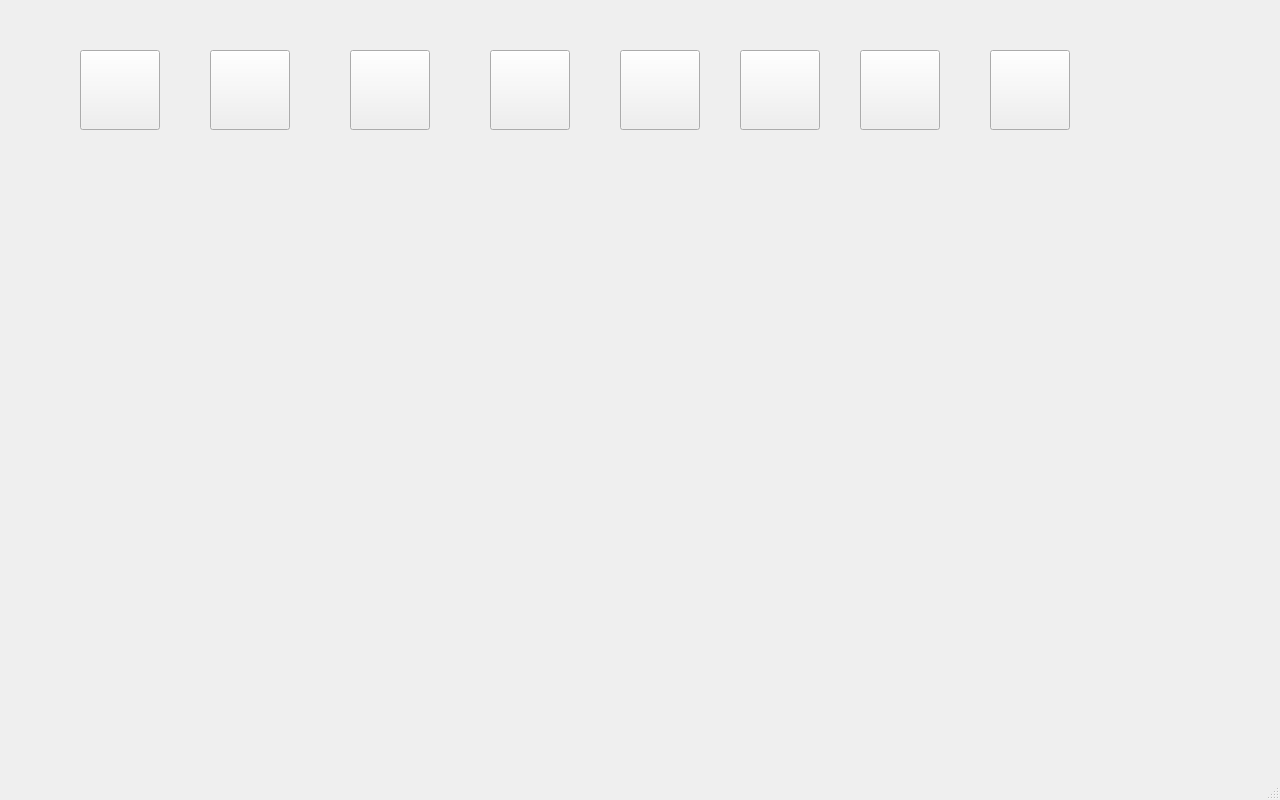
<?xml version="1.0" encoding="UTF-8"?>
<ui version="4.0">
 <class>imageview</class>
 <widget class="QMainWindow" name="imageview">
  <property name="geometry">
   <rect>
    <x>0</x>
    <y>0</y>
    <width>1280</width>
    <height>800</height>
   </rect>
  </property>
  <property name="windowTitle">
   <string>MainWindow</string>
  </property>
  <widget class="QWidget" name="centralwidget">
   <widget class="QPushButton" name="pushButton_7">
    <property name="geometry">
     <rect>
      <x>990</x>
      <y>50</y>
      <width>80</width>
      <height>80</height>
     </rect>
    </property>
    <property name="styleSheet">
     <string notr="true">border-image: url(:/new/prefix1/smaller.png);</string>
    </property>
    <property name="text">
     <string/>
    </property>
   </widget>
   <widget class="QPushButton" name="pushButton_5">
    <property name="geometry">
     <rect>
      <x>740</x>
      <y>50</y>
      <width>80</width>
      <height>80</height>
     </rect>
    </property>
    <property name="styleSheet">
     <string notr="true">border-image: url(:/new/prefix1/vert2.png);</string>
    </property>
    <property name="text">
     <string/>
    </property>
   </widget>
   <widget class="QPushButton" name="pushButton_3">
    <property name="geometry">
     <rect>
      <x>350</x>
      <y>50</y>
      <width>80</width>
      <height>80</height>
     </rect>
    </property>
    <property name="styleSheet">
     <string notr="true">border-image: url(:/new/prefix1/nextone.png);</string>
    </property>
    <property name="text">
     <string/>
    </property>
   </widget>
   <widget class="QLabel" name="label">
    <property name="geometry">
     <rect>
      <x>120</x>
      <y>160</y>
      <width>991</width>
      <height>561</height>
     </rect>
    </property>
    <property name="maximumSize">
     <size>
      <width>16777215</width>
      <height>16777215</height>
     </size>
    </property>
    <property name="styleSheet">
     <string notr="true"/>
    </property>
    <property name="text">
     <string/>
    </property>
    <property name="scaledContents">
     <bool>true</bool>
    </property>
    <property name="wordWrap">
     <bool>false</bool>
    </property>
    <property name="openExternalLinks">
     <bool>true</bool>
    </property>
    <property name="textInteractionFlags">
     <set>Qt::LinksAccessibleByMouse</set>
    </property>
   </widget>
   <widget class="QPushButton" name="pushButton">
    <property name="geometry">
     <rect>
      <x>210</x>
      <y>50</y>
      <width>80</width>
      <height>80</height>
     </rect>
    </property>
    <property name="styleSheet">
     <string notr="true">border-image: url(:/new/prefix1/closeimage.png);</string>
    </property>
    <property name="text">
     <string/>
    </property>
    <property name="autoDefault">
     <bool>false</bool>
    </property>
    <property name="flat">
     <bool>false</bool>
    </property>
   </widget>
   <widget class="QPushButton" name="pushButton_2">
    <property name="geometry">
     <rect>
      <x>490</x>
      <y>50</y>
      <width>80</width>
      <height>80</height>
     </rect>
    </property>
    <property name="styleSheet">
     <string notr="true">border-image: url(:/new/prefix1/former.png);</string>
    </property>
    <property name="text">
     <string/>
    </property>
   </widget>
   <widget class="QPushButton" name="pushButton_4">
    <property name="geometry">
     <rect>
      <x>620</x>
      <y>50</y>
      <width>80</width>
      <height>80</height>
     </rect>
    </property>
    <property name="styleSheet">
     <string notr="true">border-image: url(:/new/prefix1/vert1.png);</string>
    </property>
    <property name="text">
     <string/>
    </property>
   </widget>
   <widget class="QPushButton" name="pushButton_6">
    <property name="geometry">
     <rect>
      <x>860</x>
      <y>50</y>
      <width>80</width>
      <height>80</height>
     </rect>
    </property>
    <property name="styleSheet">
     <string notr="true">border-image: url(:/new/prefix1/bigger.png);</string>
    </property>
    <property name="text">
     <string/>
    </property>
   </widget>
   <widget class="QPushButton" name="pushButton_8">
    <property name="geometry">
     <rect>
      <x>80</x>
      <y>50</y>
      <width>80</width>
      <height>80</height>
     </rect>
    </property>
    <property name="styleSheet">
     <string notr="true">border-image: url(:/new/prefix1/open.png);</string>
    </property>
    <property name="text">
     <string/>
    </property>
   </widget>
   <widget class="QLabel" name="label_2">
    <property name="geometry">
     <rect>
      <x>0</x>
      <y>0</y>
      <width>1271</width>
      <height>761</height>
     </rect>
    </property>
    <property name="styleSheet">
     <string notr="true">border-image: url(:/new/prefix1/backgrd.png);</string>
    </property>
    <property name="text">
     <string/>
    </property>
   </widget>
   <zorder>label_2</zorder>
   <zorder>pushButton_7</zorder>
   <zorder>pushButton_5</zorder>
   <zorder>pushButton_3</zorder>
   <zorder>label</zorder>
   <zorder>pushButton</zorder>
   <zorder>pushButton_2</zorder>
   <zorder>pushButton_4</zorder>
   <zorder>pushButton_6</zorder>
   <zorder>pushButton_8</zorder>
  </widget>
  <widget class="QMenuBar" name="menubar">
   <property name="geometry">
    <rect>
     <x>0</x>
     <y>0</y>
     <width>1280</width>
     <height>26</height>
    </rect>
   </property>
  </widget>
  <widget class="QStatusBar" name="statusbar"/>
 </widget>
 <resources/>
 <connections/>
</ui>
